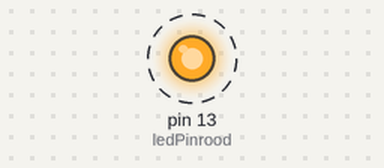
Recording of a sketch running on a simulated Arduino Uno, built with avr-gcc and run on an emulated ATmega328P. Shown: output pins drawn as LEDs (lit = HIGH). Dashed ring = blinking.

Above: at 0.5 s.
Timing chart, 0 to 3.5 s (numbered marks = the images above):
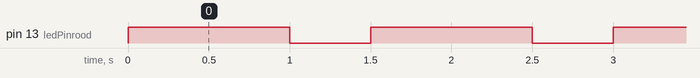

Measured:
- by itself, pin 13 (ledPinrood): alternates HIGH for 1.0 s and LOW for 0.50 s

The sketch:

basics.ino
```cpp
int ledPinrood = 13;

void setup() {
  pinMode(ledPinrood, OUTPUT);
}

void loop() {
  digitalWrite(ledPinrood, HIGH);
  delay(1000);
  digitalWrite(ledPinrood, LOW);
  delay(500);
}
```
